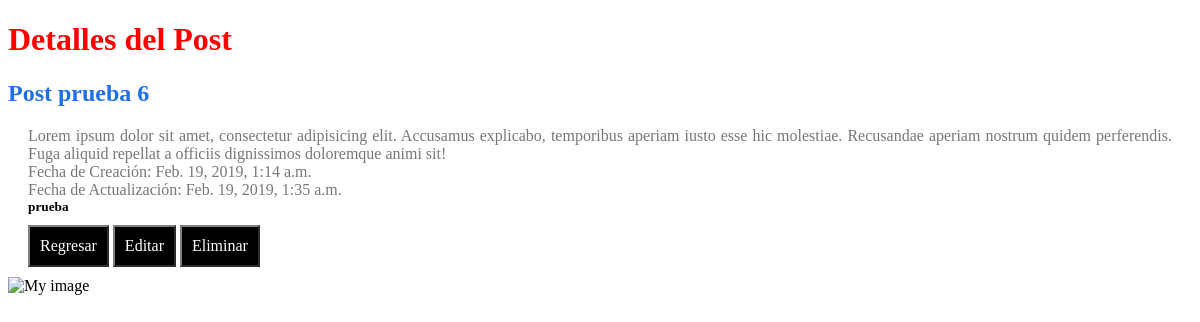
Before: /posts/6/ with the older database file.
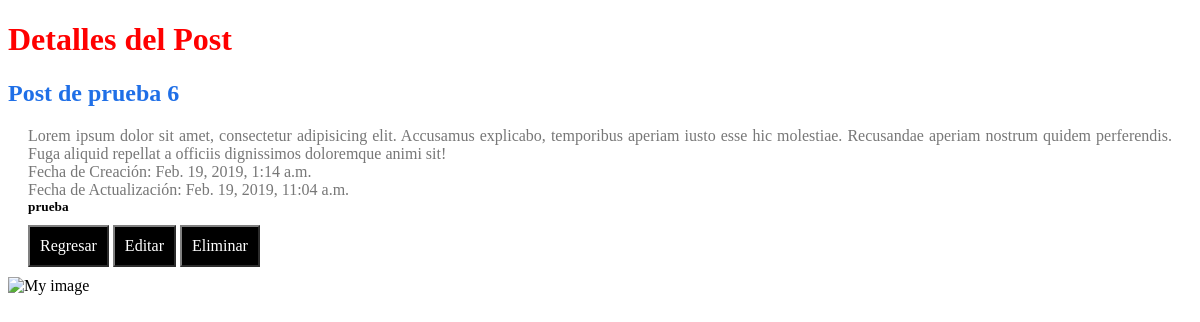
After: the same page with the newer database file.
### posts/models.py (models this page shows, shortened)
class Post(models.Model):
    title       = models.CharField("Titulo",max_length=120)
    content     = models.TextField("Contenido")
    updated     = models.DateTimeField("Fecha de Actualizacion",auto_now=True, auto_now_add=False)
    timestamp   = models.DateTimeField("Fecha de creacion",auto_now=False, auto_now_add=True)
    author      = models.CharField("Autor",max_length=120)

### posts/views.py (the view)
# urls.py: path('<int:id>/', posts_detail, name="detail"),
def posts_detail(request, id):
	template_name = 'post_detail.html'
	instance = get_object_or_404(Post, id = id)
	context = {
		"title": "Detalles del Post",
		"instance": instance,
	}
	return render(request, template_name, context)

### templates/post_detail.html (shortened to what this page needs)
{% extends "base.html" %}
{% block content %}
	<h1> {{ title }} </h1>
	<h2> {{ instance.title }} </h2>
	<p> {{ instance.content }} </p>
	<p>Fecha de Creación: {{ instance.timestamp }} </p>
	<p>Fecha de Actualización: {{ instance.updated }} </p>
	<h5> {{ instance.author }} </h5>
	<div style="margin:0 20px;">
		<a class="boton" href="{% url 'posts:list' %}">Regresar</a>
		<a class="boton" href="{% url 'posts:update' id=instance.id %}">Editar</a>
		<a class="boton" href="{% url 'posts:delete' id=instance.id %}">Eliminar</a>
	</div>
{% endblock %}

Changed rows visible on the page:
changed Post "prueba": title "Post prueba 6" → "Post de prueba 6"; updated "Feb. 19, 2019, 1:35 a.m." → "Feb. 19, 2019, 11:04 a.m."
